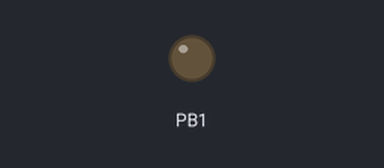
Simulated run of this sketch. Board: ATtiny85, built with avr-gcc and run on an emulated ATtiny85. On the bench: output pins drawn as LEDs (lit = HIGH).

Above: at 0.2 s.
At 7.4 s:
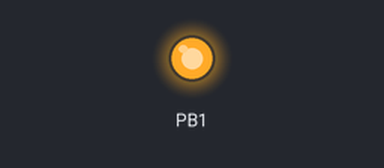
Timing chart, 0 to 7.7 s (numbered marks = the images above):
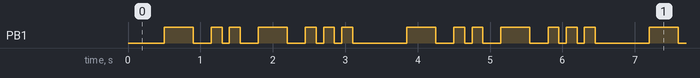

Measured:
- by itself, PB1: repeats every 3.4 s: LOW 0.25 s, HIGH 0.15 s, LOW 0.10 s, HIGH 0.15 s, LOW 0.25 s, HIGH 0.40 s, LOW 0.25 s, 2 × (HIGH 0.15 s, LOW 0.10 s), HIGH 0.15 s, LOW 0.75 s, HIGH 0.40 s
- by itself, everything shown: repeats every 3.4 s, in 14 steps

The sketch:

TITS_LED_Flasher.ino
```cpp
#include "DigiKeyboard.h"

// Morse flashes appear to be around .delay(150); which is short, and .delay(400); which is long.
// Pauses appear to be fine at .delay(250);

void setup() {
  // If not declared, the flashing light will be  very dim. So declare it.
  pinMode(1, OUTPUT);

}

void loop() {
  // Basic setup
  DigiKeyboard.update();
  DigiKeyboard.sendKeyStroke(0);
  DigiKeyboard.delay(500);

  // T.
  digitalWrite(1, HIGH);
  DigiKeyboard.delay(400);
  digitalWrite(1, LOW);
  DigiKeyboard.delay(250);

  // I.
  digitalWrite(1, HIGH);
  DigiKeyboard.delay(150);
  digitalWrite(1, LOW);
  DigiKeyboard.delay(100);
  digitalWrite(1, HIGH);
  DigiKeyboard.delay(150);
  digitalWrite(1, LOW);
  DigiKeyboard.delay(250);

  // T.
  digitalWrite(1, HIGH);
  DigiKeyboard.delay(400);
  digitalWrite(1, LOW);
  DigiKeyboard.delay(250);


  // S.
  digitalWrite(1, HIGH);
  DigiKeyboard.delay(150);
  digitalWrite(1, LOW);
  DigiKeyboard.delay(100);
  digitalWrite(1, HIGH);
  DigiKeyboard.delay(150);
  digitalWrite(1, LOW);
  DigiKeyboard.delay(100);
  digitalWrite(1, HIGH);
  DigiKeyboard.delay(150);
  digitalWrite(1, LOW);
  DigiKeyboard.delay(250);
}
```
